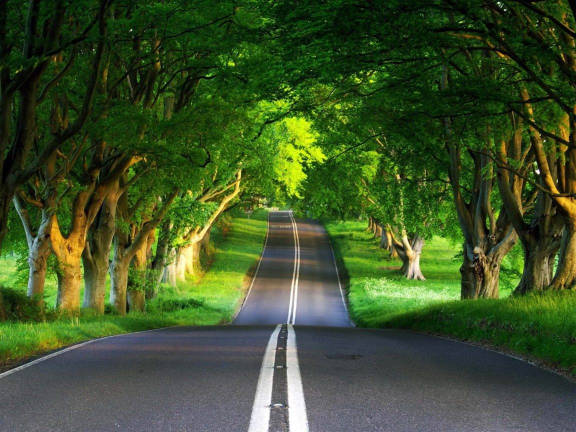
#> input picture bg.jpg, 1152 x 864 px (shown at 1/2 size)
$ python -i test3.py   (imports and definitions only)
#> lines starting #> are read from the running program, lines starting #| are printed output that depends on the picture; after the words box and inside, x2 and y2 are one past the last pixel; in counts of white or black regions, pixels touching at a corner belong together
#> further down, picture is the input picture: shape (864, 1152, 3); mean B, G, R 41.4, 82.2, 62
import cv2

def create_mask_with_threshold(frame):
    # split the the B, G and R channels
    b, g, r = cv2.split(frame)
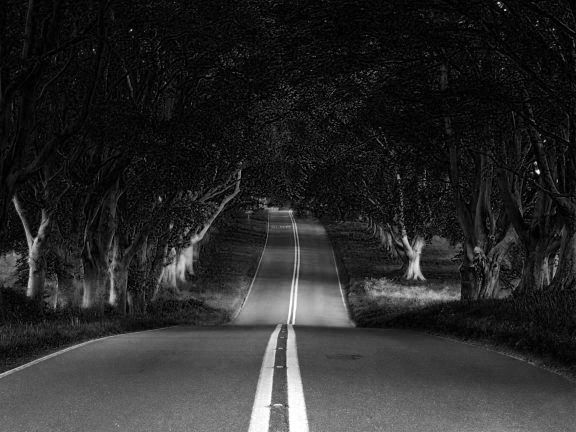
#> b: shape (864, 1152) (shown at 1/2 size); min 0, max 255, mean 41.4
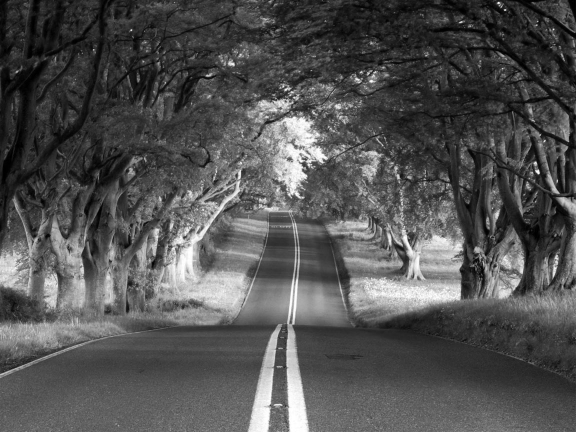
#> g: shape (864, 1152) (shown at 1/2 size); min 0, max 255, mean 82.2
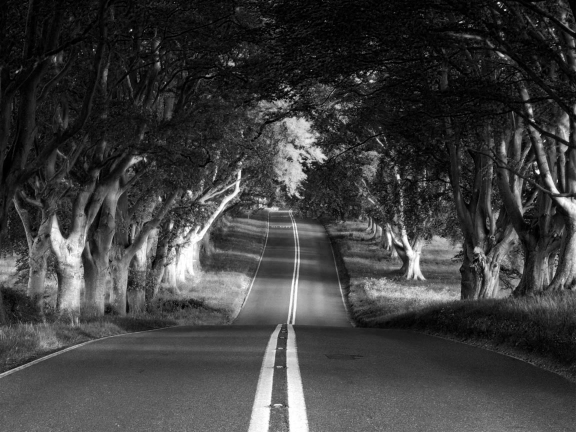
#> r: shape (864, 1152) (shown at 1/2 size); min 0, max 255, mean 62

    # create the threshold
    _, mask = cv2.threshold(g, 245, 255, cv2.THRESH_BINARY_INV)
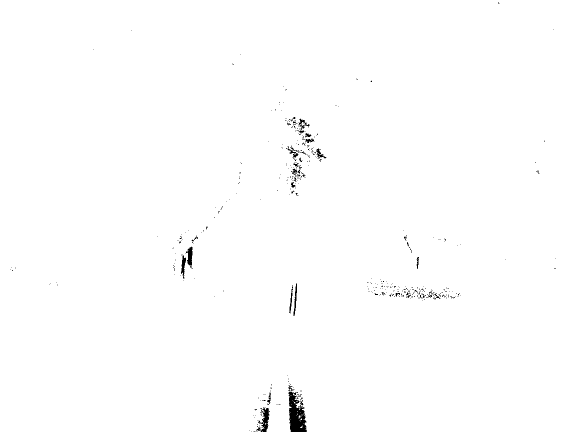
#> mask: shape (864, 1152) (shown at 1/2 size); 99.4% white; 382 black regions (350 under 20 px), largest, box (x1, y1, x2, y2) and area: (577, 783, 614, 864) 1906, (512, 815, 540, 864) 569, (372, 493, 385, 537) 324

    # De-noise the threshold to get a cleaner mask
    mask = cv2.erode(mask, cv2.getStructuringElement(cv2.MORPH_RECT, (9, 9)))
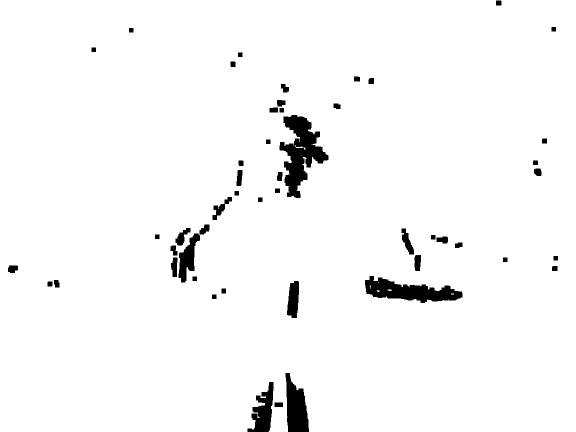
#> mask: shape (864, 1152) (shown at 1/2 size); 96.9% white; 50 black regions, largest, box (x1, y1, x2, y2) and area: (559, 230, 657, 396) 7571, (730, 552, 925, 606) 5551, (571, 746, 618, 864) 3755

    return mask

def create_mask_with_in_range(frame):
    mask = cv2.bitwise_not(cv2.inRange(frame, np.array([0, 200, 0]), np.array([0, 206, 0])))
    mask = cv2.erode(mask, cv2.getStructuringElement(cv2.MORPH_RECT, (9, 9)))

    return mask

def replace_background(frame, bg, mask):
    # if the pixel on threshold is background then make it white
    frame[mask == 0] = 255

    # if the pixel on threshold is not background then make it black
    bg[mask != 0] = 255

    # combine both images into frame
    return cv2.bitwise_and(bg, frame)

def replace_background_pixels(frame, bg, mask):
    frame[mask == 0] = bg[mask == 0]
    return frame

>>> import cv2
>>> picture = cv2.imread('bg.jpg')
>>> result = create_mask_with_threshold(picture)

$ run again, on screen.jpg
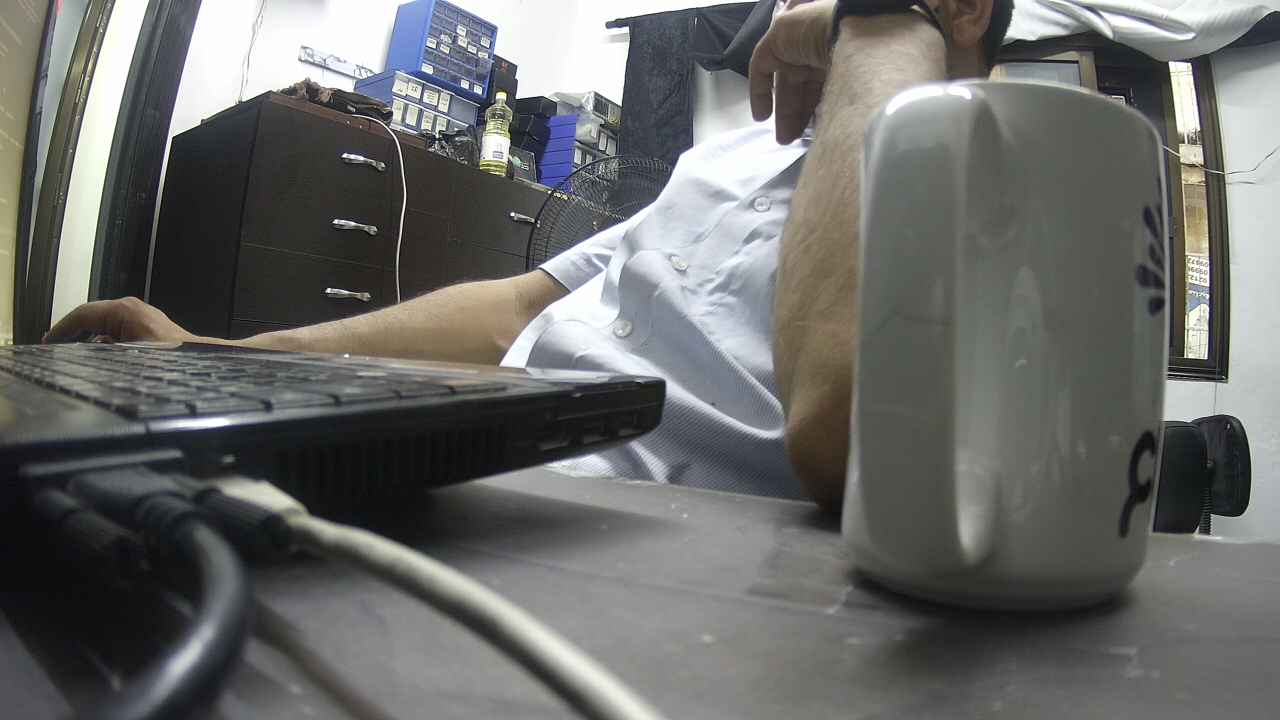
#> input picture screen.jpg, 1280 x 720 px
#> picture is the input picture: shape (720, 1280, 3); mean B, G, R 105.1, 107, 106.4
#> in create_mask_with_threshold, `_, mask = cv2.threshold(g, 245, 255, cv2.THRESH_BINARY_INV)`:
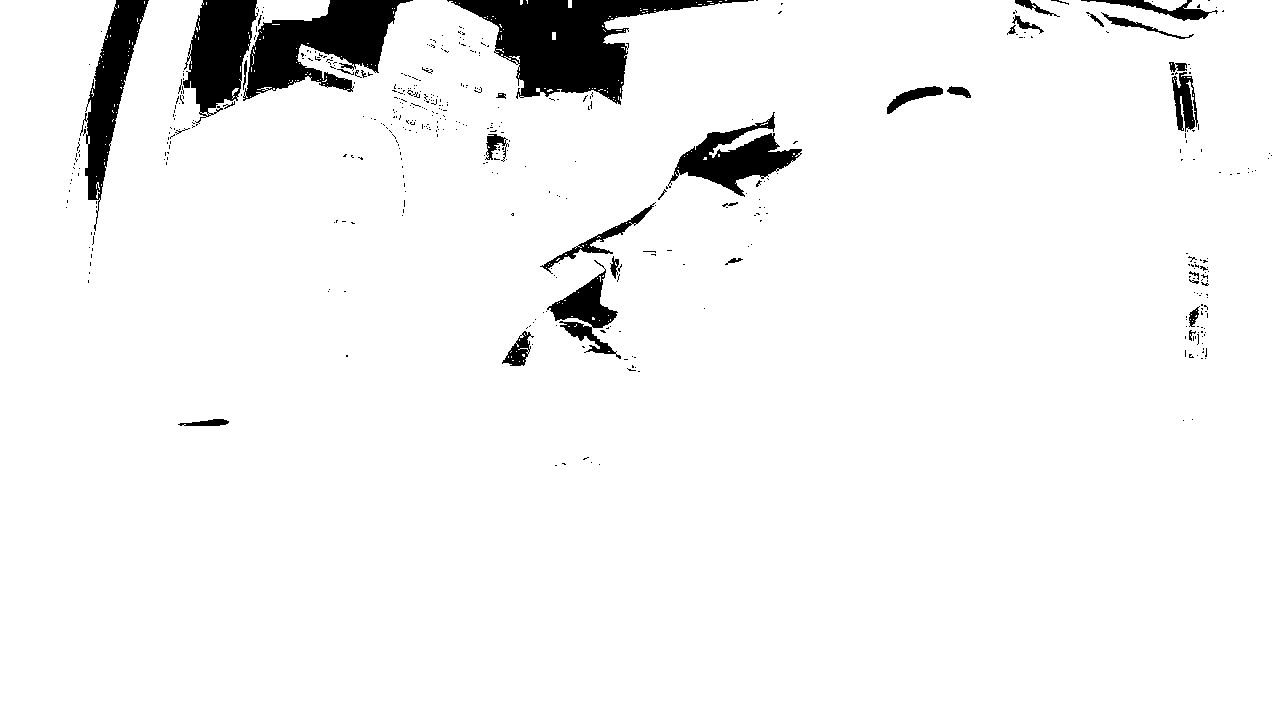
#> mask: shape (720, 1280); 95% white; 473 black regions (436 under 20 px), largest, box (x1, y1, x2, y2) and area: (447, 0, 754, 105) 12349, (243, 0, 413, 101) 8499, (183, 0, 258, 124) 5644
#> in create_mask_with_threshold, `mask = cv2.erode(mask, cv2.getStructuringElement(cv2.MORPH_RECT, (9, 9..`:
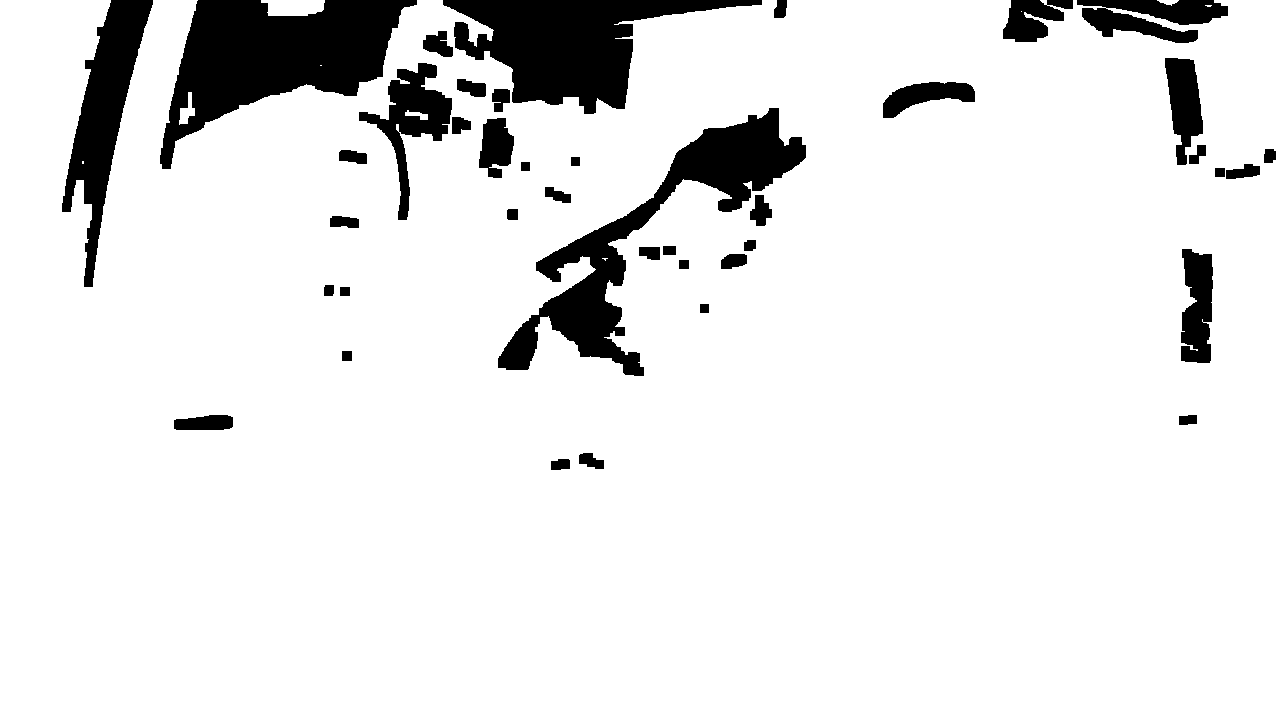
#> mask: shape (720, 1280); 90.3% white; 40 black regions, largest, box (x1, y1, x2, y2) and area: (160, 0, 417, 169) 20514, (498, 108, 806, 376) 17498, (443, 0, 762, 114) 16610
